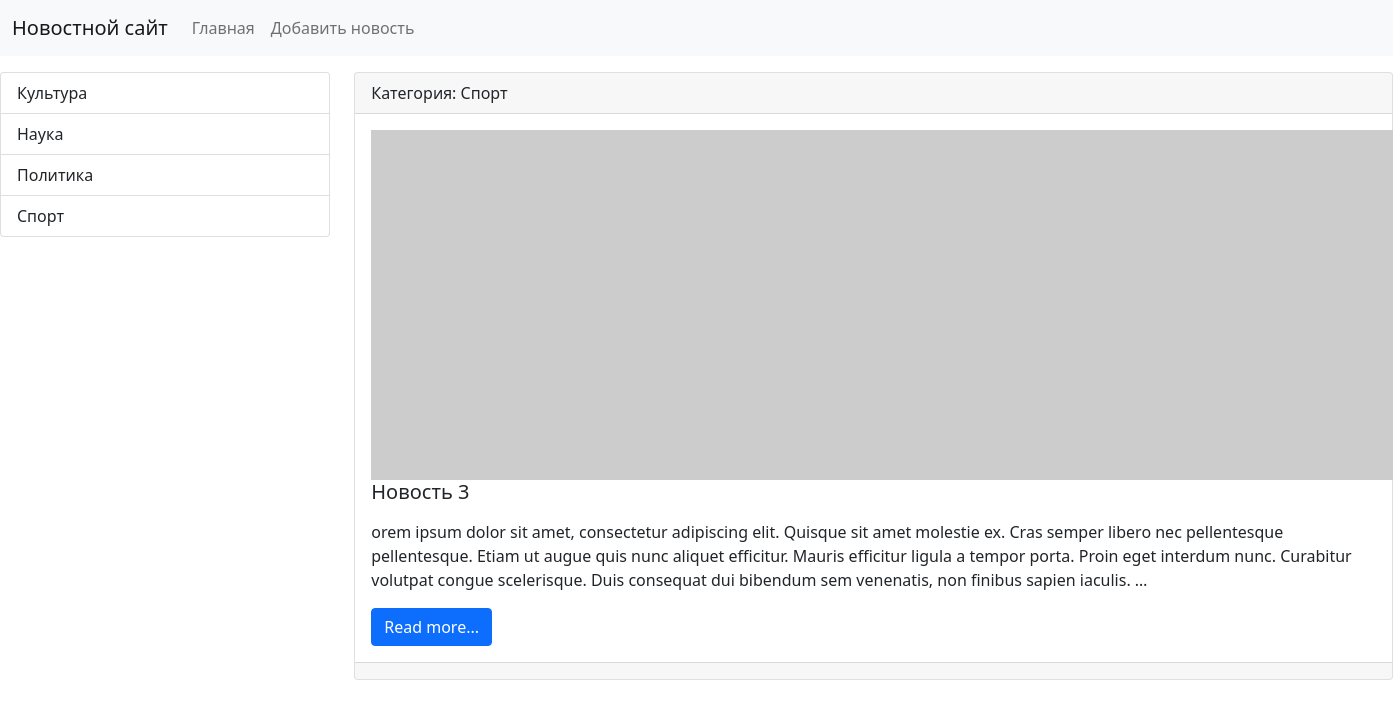
The app's page /category/2/ with its own data.
### news/models.py (models this page shows, shortened)
class Category(models.Model):
    title = models.CharField(max_length=150, db_index=True, verbose_name='Наименование категории')
    def get_absolute_url(self):
        return reverse('category', kwargs={"category_id": self.pk})
    def __str__(self):
        return self.title
    class Meta:
        verbose_name = 'Категория'
        verbose_name_plural = 'Категории'
        ordering = ['title']

class News(models.Model):
    title = models.CharField(max_length=150, verbose_name='Наименование')
    content = models.TextField(blank=True, verbose_name='Контент')
    created_at = models.DateTimeField(auto_now_add=True, verbose_name='Дата публикации')
    updated_at = models.DateTimeField(auto_now=True, verbose_name='Обновлено')
    photo = models.ImageField(upload_to='photos/%Y/%m/$d/', verbose_name='Фото', blank=True)
    is_published = models.BooleanField(default=True, verbose_name='Опубликовано')
    category = models.ForeignKey('Category', on_delete=models.PROTECT, null=True, verbose_name='Категория')
    def get_absolute_url(self):
        return reverse('view_news', kwargs={"news_id": self.pk})
    class Meta:
        verbose_name = 'Новость'
        verbose_name_plural = 'Новости'
        ordering = ['-created_at']

### news/views.py (the view)
# urls.py: path('category/<int:category_id>/', get_category, name='category'),
def get_category(request, category_id):
    news = News.objects.filter(category_id=category_id)
    category = Category.objects.get(pk=category_id)
    return render(request, 'news/category.html', {'news': news, 'category': category})

### news/templatetags/news_tags.py (called while the page is built)
@register.inclusion_tag('news/list_categories.html')
def show_categories(arg1='Hello', arg2='world'):
    categories = Category.objects. all()
    return {"categories": categories, "arg1": arg1, "arg2": arg2}

### news/templates/news/category.html (shortened to what this page needs)
{% extends 'base.html' %}
{% block sidebar %}
{% include 'include/_sidebar.html' %}
{% endblock %}
{% block content %}
{% for item in news %}
<div class="card mb-3">
    <div class="card-header">
        Категория: {{ item.category }}
    </div>
    <div class="card-body">
        <div class="media">
            {% if item.photo %}
            <img src="{{ item.photo.url }}" alt="" width="350" class="mr-3">
            {% else %}
            <img src="https://picsum.photos/id/1060/350/235/?blur=2" alt="" class="mr-3">
            {% endif %}
            <div class="media-body">
                <h5 class="card-title">{{ item.title }}</h5>
                <p class="card-text">{{ item.content|safe|linebreaks|truncatewords:50 }}</p>
                <a href="{{ item.get_absolute_url }}" class="btn btn-primary">Read more...</a>
            </div>
        </div>
    </div>
    <div class="card-footer text-muted">
    </div>
</div>
{% endfor %}
{% endblock %}

### news/templates/news/list_categories.html
<div class="list-group">
    {% for item in categories %}
    <a href="{{ item.get_absolute_url }}" class="list-group-item list-group-item-action">{{ item.title }}</a>
    {% endfor %}
</div>

### records on screen
Category: title "Культура"
Category: title "Наука"
Category: title "Политика"
Category: title "Спорт"
News: category "Спорт", title "Новость 3", content "orem ipsum dolor sit amet, consectetur adipiscing elit. Quisque sit amet molestie ex. Cras semper libero nec pellentesque pellentesque. Etiam ut augue quis nunc aliquet efficitur. Mauris efficitur ligula a tempor porta. Proin eget interdum nunc. Curabitur volutpat congue scelerisque. Duis consequat dui bibendum sem venenatis, non finibus sapien iaculis. …"
